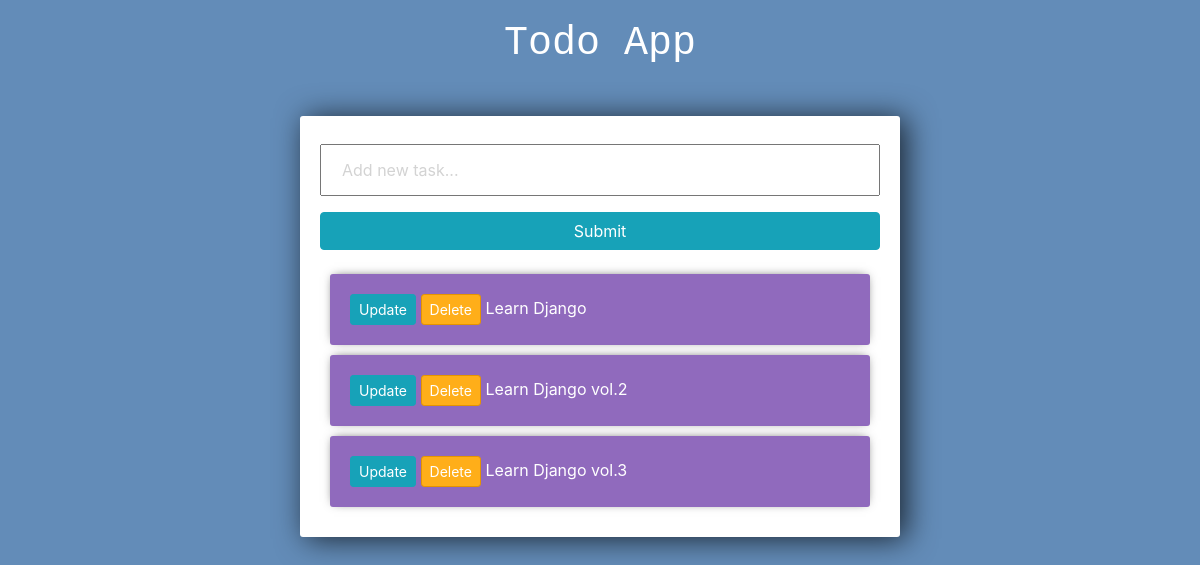
Before: / with the older database file.
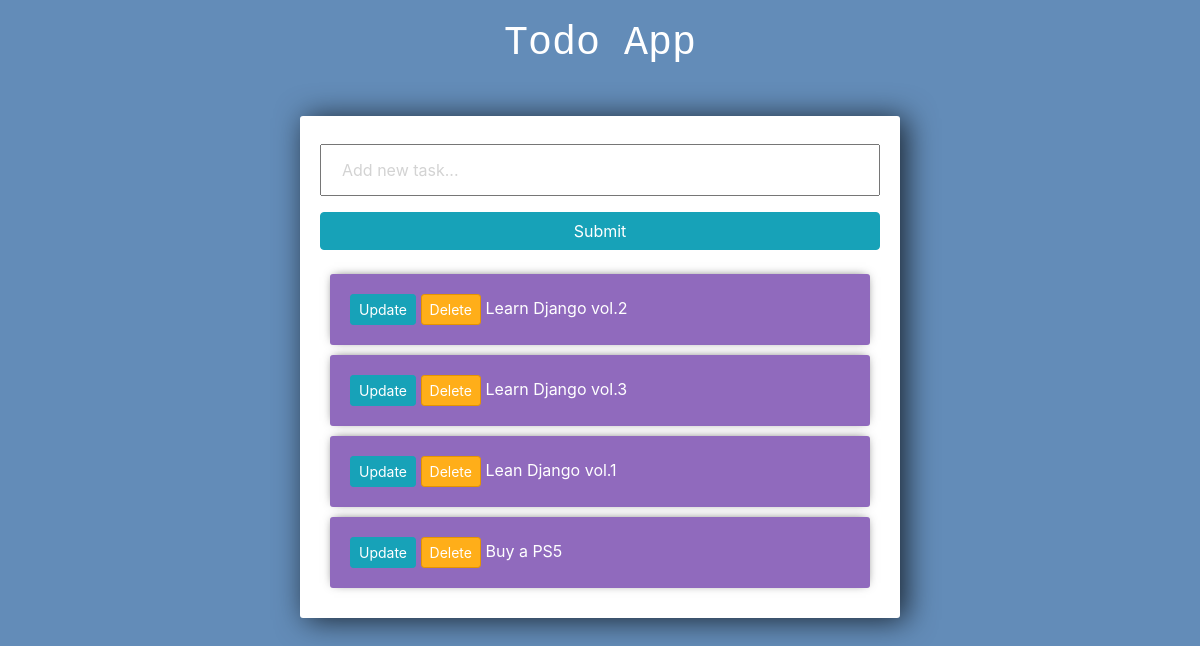
After: the same page with the newer database file.
### tasks/models.py (models this page shows)
class Task(models.Model):
    title = models.CharField(max_length=200)
    complete = models.BooleanField(default=False)
    created = models.DateTimeField(auto_now_add=True)
    def __str__(self):
        return self.title

### tasks/views.py (the view)
# urls.py: path("", views.index, name="list"),
def index(request):
    tasks = Task.objects.all()
    form = TaskForm()
    if request.method == "POST":
        form = TaskForm(request.POST)
        if form.is_valid():
            form.save()
        return redirect("/")
    context = {"tasks": tasks, "form": form}
    return render(request, "tasks/list.html", context)

### tasks/forms.py
class TaskForm(forms.ModelForm):
    title = forms.CharField(
        widget=forms.TextInput(attrs={"placeholder": "Add new task..."})
    )
    class Meta:
        model = Task
        fields = "__all__"

### tasks/templates/tasks/list.html (shortened to what this page needs)
<div class="header">
  <h1>Todo App</h1>
</div>
<link
  rel="stylesheet"
  href="https://stackpath.bootstrapcdn.com/bootstrap/4.3.1/css/bootstrap.min.css"
/>
<div class="center-column">
  <form method="POST" action="/">
    {% csrf_token %} {{form.title}}
    <input class="btn btn-info" type="submit" name="Create Task" />
  </form>
  <div class="todo-list">
    {% for task in tasks %}
    <div class="item-row">
      <a class="btn btn-sm btn-info" href="{% url 'update_task' task.id %}"
        >Update</a
      >
      <a class="btn btn-sm btn-danger" href="{% url 'delete' task.id %}"
        >Delete</a
      >
      {% if task.complete == True %}
      <strike>{{task}}</strike>
      {% else %}
      <span>{{task}}</span>
      {% endif %}
    </div>
    {% endfor %}
  </div>
</div>

Changed rows visible on the page:
removed Task: title "Learn Django"
added Task: title "Lean Django vol.1"
added Task: title "Buy a PS5"
